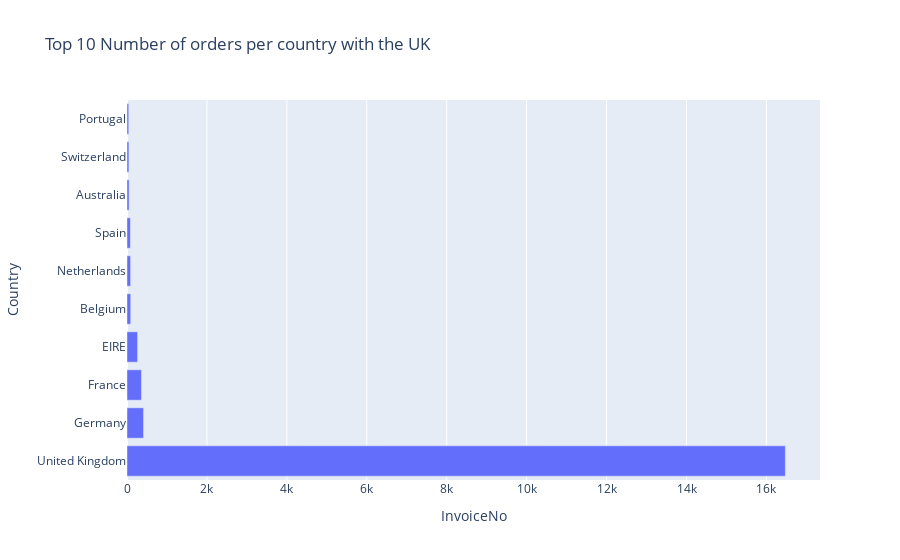

Notebook source saved alongside this figure:
### Markdown cell above
First, we will look at how the Invoices/Purchases are distributed with respect to the customers country. Since this a UK base Online Retailer, the data is going to be highly skewed towards the UK. The first plot will be the top 10 countries with the UK included and the second without the UK.

### Code cell
Country_Data = df.groupby("Country")["InvoiceNo"].nunique().sort_values(ascending = False).reset_index().head(10)
fig = px.bar(Country_Data, x= "InvoiceNo", y='Country', title= "Top 10 Number of orders per country with the UK")
fig.show()

### Figure 1 — Plotly figure (JSON) as saved in the notebook; plotly's stock layout.template omitted (floating-point values rounded to 4 significant figures)
{"data": [{"alignmentgroup": "True", "hovertemplate": "InvoiceNo=%{x}<br>Country=%{y}<extra></extra>", "legendgroup": "", "marker": {"color": "#636efa", "pattern": {"shape": ""}}, "name": "", "offsetgroup": "", "orientation": "h", "showlegend": false, "textposition": "auto", "type": "bar", "x": [16473, 414, 362, 265, 93, 90, 84, 53, 48, 44], "xaxis": "x", "y": ["United Kingdom", "Germany", "France", "EIRE", "Belgium", "Netherlands", "Spain", "Australia", "Switzerland", "Portugal"], "yaxis": "y"}], "layout": {"barmode": "relative", "legend": {"tracegroupgap": 0}, "title": {"text": "Top 10 Number of orders per country with the UK"}, "xaxis": {"anchor": "y", "domain": [0, 1], "title": {"text": "InvoiceNo"}}, "yaxis": {"anchor": "x", "domain": [0, 1], "title": {"text": "Country"}}}}
